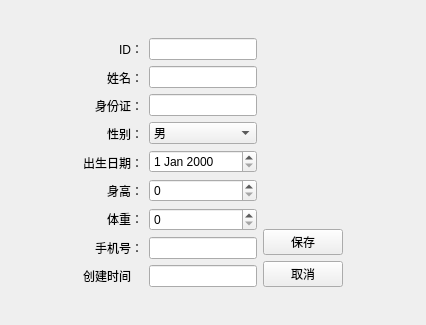
<?xml version="1.0" encoding="UTF-8"?>
<ui version="4.0">
 <class>PatientEditView</class>
 <widget class="QWidget" name="PatientEditView">
  <property name="geometry">
   <rect>
    <x>0</x>
    <y>0</y>
    <width>426</width>
    <height>325</height>
   </rect>
  </property>
  <property name="windowTitle">
   <string>编辑患者信息</string>
  </property>
  <layout class="QVBoxLayout" name="verticalLayout_4">
   <item>
    <spacer name="verticalSpacer_3">
     <property name="orientation">
      <enum>Qt::Vertical</enum>
     </property>
     <property name="sizeHint" stdset="0">
      <size>
       <width>20</width>
       <height>30</height>
      </size>
     </property>
    </spacer>
   </item>
   <item>
    <layout class="QHBoxLayout" name="horizontalLayout_3">
     <item>
      <spacer name="horizontalSpacer">
       <property name="orientation">
        <enum>Qt::Horizontal</enum>
       </property>
       <property name="sizeType">
        <enum>QSizePolicy::Expanding</enum>
       </property>
       <property name="sizeHint" stdset="0">
        <size>
         <width>63</width>
         <height>20</height>
        </size>
       </property>
      </spacer>
     </item>
     <item>
      <layout class="QHBoxLayout" name="horizontalLayout_2">
       <item>
        <layout class="QHBoxLayout" name="horizontalLayout">
         <item>
          <layout class="QVBoxLayout" name="verticalLayout">
           <item>
            <widget class="QLabel" name="label_8">
             <property name="layoutDirection">
              <enum>Qt::LeftToRight</enum>
             </property>
             <property name="text">
              <string>ID：</string>
             </property>
             <property name="alignment">
              <set>Qt::AlignRight|Qt::AlignTrailing|Qt::AlignVCenter</set>
             </property>
            </widget>
           </item>
           <item>
            <widget class="QLabel" name="label_7">
             <property name="text">
              <string>姓名：</string>
             </property>
             <property name="alignment">
              <set>Qt::AlignRight|Qt::AlignTrailing|Qt::AlignVCenter</set>
             </property>
            </widget>
           </item>
           <item>
            <widget class="QLabel" name="label">
             <property name="text">
              <string>身份证：</string>
             </property>
             <property name="alignment">
              <set>Qt::AlignRight|Qt::AlignTrailing|Qt::AlignVCenter</set>
             </property>
            </widget>
           </item>
           <item>
            <widget class="QLabel" name="label_2">
             <property name="text">
              <string>性别：</string>
             </property>
             <property name="alignment">
              <set>Qt::AlignRight|Qt::AlignTrailing|Qt::AlignVCenter</set>
             </property>
            </widget>
           </item>
           <item>
            <widget class="QLabel" name="label_3">
             <property name="text">
              <string>出生日期：</string>
             </property>
             <property name="alignment">
              <set>Qt::AlignRight|Qt::AlignTrailing|Qt::AlignVCenter</set>
             </property>
            </widget>
           </item>
           <item>
            <widget class="QLabel" name="label_4">
             <property name="text">
              <string>身高：</string>
             </property>
             <property name="alignment">
              <set>Qt::AlignRight|Qt::AlignTrailing|Qt::AlignVCenter</set>
             </property>
            </widget>
           </item>
           <item>
            <widget class="QLabel" name="label_5">
             <property name="text">
              <string>体重：</string>
             </property>
             <property name="alignment">
              <set>Qt::AlignRight|Qt::AlignTrailing|Qt::AlignVCenter</set>
             </property>
            </widget>
           </item>
           <item>
            <widget class="QLabel" name="label_6">
             <property name="text">
              <string>手机号：</string>
             </property>
             <property name="alignment">
              <set>Qt::AlignRight|Qt::AlignTrailing|Qt::AlignVCenter</set>
             </property>
            </widget>
           </item>
           <item>
            <widget class="QLabel" name="label_9">
             <property name="text">
              <string>创建时间</string>
             </property>
            </widget>
           </item>
          </layout>
         </item>
         <item>
          <layout class="QVBoxLayout" name="verticalLayout_2">
           <item>
            <widget class="QLineEdit" name="dbEditID"/>
           </item>
           <item>
            <widget class="QLineEdit" name="dbEditName"/>
           </item>
           <item>
            <widget class="QLineEdit" name="dbEditIDCard"/>
           </item>
           <item>
            <widget class="QComboBox" name="dbComboSex">
             <item>
              <property name="text">
               <string>男</string>
              </property>
             </item>
             <item>
              <property name="text">
               <string>女</string>
              </property>
             </item>
            </widget>
           </item>
           <item>
            <widget class="QDateEdit" name="dbDateEditDOB"/>
           </item>
           <item>
            <widget class="QSpinBox" name="dbSpinHeight"/>
           </item>
           <item>
            <widget class="QSpinBox" name="dbSpinWeight"/>
           </item>
           <item>
            <widget class="QLineEdit" name="dbEditMobile"/>
           </item>
           <item>
            <widget class="QLineEdit" name="dbCreatedTimeStamp"/>
           </item>
          </layout>
         </item>
        </layout>
       </item>
       <item>
        <layout class="QVBoxLayout" name="verticalLayout_3">
         <item>
          <spacer name="verticalSpacer">
           <property name="orientation">
            <enum>Qt::Vertical</enum>
           </property>
           <property name="sizeHint" stdset="0">
            <size>
             <width>20</width>
             <height>40</height>
            </size>
           </property>
          </spacer>
         </item>
         <item>
          <widget class="QPushButton" name="pushButton">
           <property name="text">
            <string>保存</string>
           </property>
          </widget>
         </item>
         <item>
          <widget class="QPushButton" name="pushButton_2">
           <property name="text">
            <string>取消</string>
           </property>
          </widget>
         </item>
        </layout>
       </item>
      </layout>
     </item>
     <item>
      <spacer name="horizontalSpacer_2">
       <property name="orientation">
        <enum>Qt::Horizontal</enum>
       </property>
       <property name="sizeHint" stdset="0">
        <size>
         <width>40</width>
         <height>20</height>
        </size>
       </property>
      </spacer>
     </item>
    </layout>
   </item>
   <item>
    <spacer name="verticalSpacer_2">
     <property name="orientation">
      <enum>Qt::Vertical</enum>
     </property>
     <property name="sizeHint" stdset="0">
      <size>
       <width>20</width>
       <height>30</height>
      </size>
     </property>
    </spacer>
   </item>
  </layout>
 </widget>
 <resources/>
 <connections/>
</ui>
